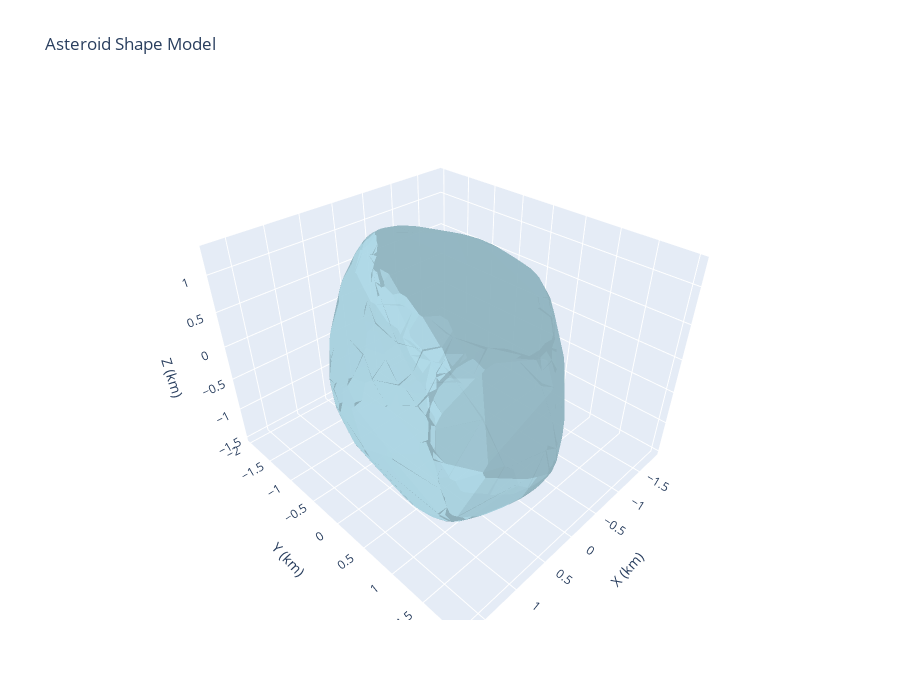

Notebook code cell kept with this figure:
### Code cell
import numpy as np
import matplotlib.pyplot as plt
from mpl_toolkits.mplot3d import Axes3D
from mpl_toolkits.mplot3d.art3d import Poly3DCollection

# Option 1: Using matplotlib (no extra installation needed)
def visualize_obj_matplotlib(obj_filename):
    """
    Visualize OBJ file using matplotlib.
    Simple and lightweight, good for quick visualization.
    """
    vertices = []
    faces = []
    
    with open(obj_filename, 'r') as f:
        for line in f:
            if line.startswith('v '):
                parts = line.strip().split()
                vertices.append([float(parts[1]), float(parts[2]), float(parts[3])])
            elif line.startswith('f '):
                parts = line.strip().split()
                # Convert 1-indexed to 0-indexed
                face = [int(parts[i].split('/')[0]) - 1 for i in range(1, 4)]
                faces.append(face)
    
    vertices = np.array(vertices)
    faces = np.array(faces)
    
    fig = plt.figure(figsize=(10, 8))
    ax = fig.add_subplot(111, projection='3d')
    
    # Create the mesh
    mesh = Poly3DCollection(vertices[faces], alpha=0.7, edgecolor='black', linewidth=0.1)
    mesh.set_facecolor('lightblue')
    ax.add_collection3d(mesh)
    
    # Set the aspect ratio and limits
    max_range = np.array([vertices[:, 0].max() - vertices[:, 0].min(),
                          vertices[:, 1].max() - vertices[:, 1].min(),
                          vertices[:, 2].max() - vertices[:, 2].min()]).max() / 2.0
    
    mid_x = (vertices[:, 0].max() + vertices[:, 0].min()) * 0.5
    mid_y = (vertices[:, 1].max() + vertices[:, 1].min()) * 0.5
    mid_z = (vertices[:, 2].max() + vertices[:, 2].min()) * 0.5
    
    ax.set_xlim(mid_x - max_range, mid_x + max_range)
    ax.set_ylim(mid_y - max_range, mid_y + max_range)
    ax.set_zlim(mid_z - max_range, mid_z + max_range)
    
    ax.set_xlabel('X (km)')
    ax.set_ylabel('Y (km)')
    ax.set_zlabel('Z (km)')
    ax.set_title('Asteroid Shape Model')
    
    plt.show()


# Option 2: Using trimesh (need to install: pip install trimesh)
def visualize_obj_trimesh(obj_filename):
    """
    Visualize OBJ file using trimesh.
    More powerful, includes lighting and better rendering.
    """
    import trimesh
    
    # Load the mesh
    mesh = trimesh.load(obj_filename)
    
    # Show the mesh
    mesh.show()
    
    # Optional: Get mesh properties
    print(f"Number of vertices: {len(mesh.vertices)}")
    print(f"Number of faces: {len(mesh.faces)}")
    print(f"Surface area: {mesh.area:.2f} km²")
    print(f"Volume: {mesh.volume:.2f} km³")
    print(f"Center of mass: {mesh.center_mass}")
    
    return mesh


# Option 3: Using PyVista (need to install: pip install pyvista)
def visualize_obj_pyvista(obj_filename):
    """
    Visualize OBJ file using PyVista.
    Professional visualization with interactive controls.
    """
    import pyvista as pv
    
    # Load the mesh
    mesh = pv.read(obj_filename)
    
    # Create a plotter
    plotter = pv.Plotter()
    plotter.add_mesh(mesh, color='tan', show_edges=True, edge_color='black', 
                     lighting=True, smooth_shading=True)
    
    # Add axes and labels
    plotter.add_axes()
    plotter.show_grid()
    
    # Show the plot
    plotter.show()
    
    return mesh


# Option 4: Using plotly (need to install: pip install plotly)
def visualize_obj_plotly(obj_filename):
    """
    Visualize OBJ file using Plotly.
    Interactive 3D visualization in browser or Jupyter.
    """
    import plotly.graph_objects as go
    
    vertices = []
    faces = []
    
    with open(obj_filename, 'r') as f:
        for line in f:
            if line.startswith('v '):
                parts = line.strip().split()
                vertices.append([float(parts[1]), float(parts[2]), float(parts[3])])
            elif line.startswith('f '):
                parts = line.strip().split()
                face = [int(parts[i].split('/')[0]) - 1 for i in range(1, 4)]
                faces.append(face)
    
    vertices = np.array(vertices)
    faces = np.array(faces)
    
    # Create the mesh3d plot
    fig = go.Figure(data=[
        go.Mesh3d(
            x=vertices[:, 0],
            y=vertices[:, 1],
            z=vertices[:, 2],
            i=faces[:, 0],
            j=faces[:, 1],
            k=faces[:, 2],
            color='lightblue',
            opacity=0.8,
            flatshading=True
        )
    ])
    
    fig.update_layout(
        title='Asteroid Shape Model',
        scene=dict(
            xaxis_title='X (km)',
            yaxis_title='Y (km)',
            zaxis_title='Z (km)',
            aspectmode='data'
        ),
        width=900,
        height=700
    )
    
    fig.show()


# Main execution
if __name__ == "__main__":
    obj_file = 'model_Torifune.obj'
    
    # Choose your preferred visualization method:
    
    # Method 1: Matplotlib (always available)
    # print("Visualizing with matplotlib...")
    # visualize_obj_matplotlib(obj_file)
    
    # Method 2: Trimesh (uncomment if installed)
    # print("Visualizing with trimesh...")
    # visualize_obj_trimesh(obj_file)
    
    # Method 3: PyVista (uncomment if installed)
    # print("Visualizing with PyVista...")
    # visualize_obj_pyvista(obj_file)
    
    # Method 4: Plotly (uncomment if installed)
    print("Visualizing with Plotly...")
    visualize_obj_plotly(obj_file)

### Figure 1 — Plotly figure (JSON) as saved in the notebook; plotly's stock layout.template omitted (floating-point values rounded to 4 significant figures; data arrays with more than 128 entries replaced by an {"elided": "..."} marker saying what was removed)
{"data": [{"color": "lightblue", "flatshading": true, "i": {"elided": "2040 int values"}, "j": {"elided": "2040 int values"}, "k": {"elided": "2040 int values"}, "opacity": 0.8, "type": "mesh3d", "x": {"elided": "1022 float values"}, "y": {"elided": "1022 float values"}, "z": {"elided": "1022 float values"}}], "layout": {"height": 700, "scene": {"aspectmode": "data", "xaxis": {"title": {"text": "X (km)"}}, "yaxis": {"title": {"text": "Y (km)"}}, "zaxis": {"title": {"text": "Z (km)"}}}, "title": {"text": "Asteroid Shape Model"}, "width": 900}}
